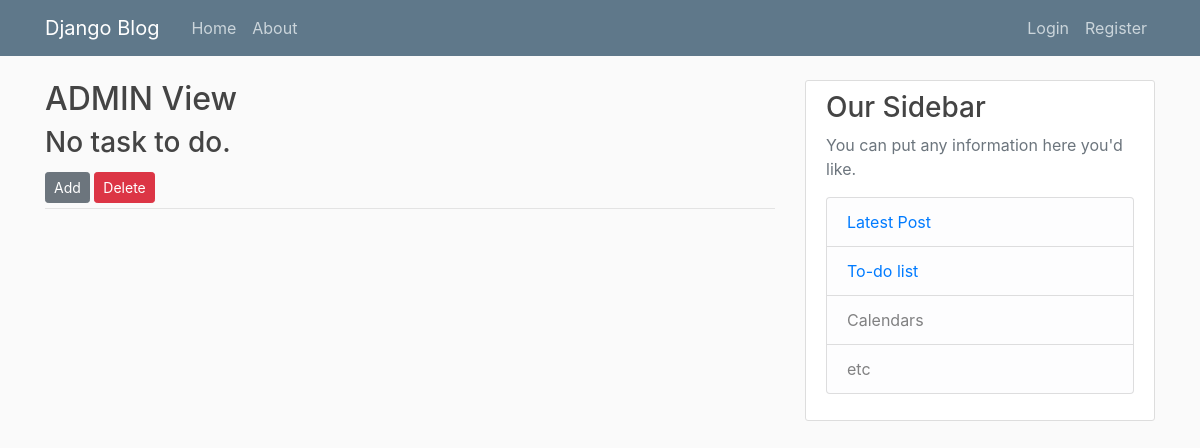
The app's page /todolist/dolist-view/3, older data.
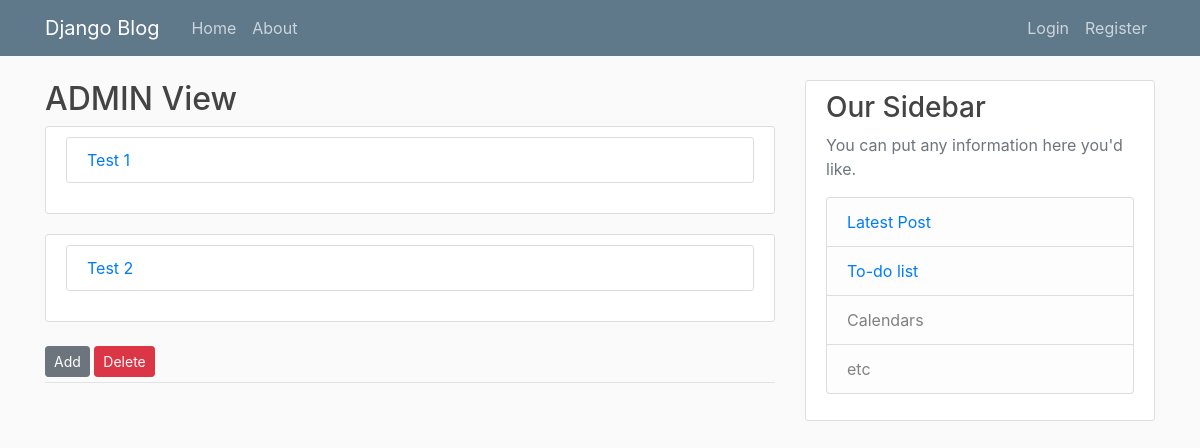
The same page, newer data.
### todolist/models.py (models this page shows, shortened)
class DoList(models.Model):
    todo_list = models.ForeignKey(ToDoList, on_delete=models.CASCADE)
    title = models.CharField(max_length=100)
    description = models.TextField(null=True, blank=True)
    date_created = models.DateField(default=timezone.now)

### todolist/views.py (the view)
# urls.py: path("dolist-view/<str:pk>", views.dolist_view, name="dolist-view"),
def dolist_view(request, pk):
    dolist = DoList.objects.filter(todo_list = pk)
    todolist_id = ToDoList.objects.get(id = pk)
    context = {'list':dolist, 'todolist_id':todolist_id }
    return render(request, 'todolist/dolist_view.html', context)

### todolist/models.py (called while the page is built)
    def __str__(self):
        return self.title

### todolist/templates/todolist/dolist_view.html
{% extends 'main.html' %}
{% block content %}
    <h2>{{ todolist_id }} View</h2>
    {% for list in list %}
        <article class="media content-section">
            <div class="media-body">
                <article class="media content-section">
                    <a href="{% url 'dolist-update' list.id %}">{{ list.title }}</a>
                </article>
            </div>
        </article>
    {% empty %}
        <h3 class="text-mute">No task to do.</h3>
    {% endfor %}
    {% if user == user %}
        <div class="article-metadata">
            <a class="btn btn-secondary btn-sm mt-1 mb-1" href="{% url 'dolist-create' todolist_id %}">Add</a>
            <a class="btn btn-danger btn-sm mt-1 mb-1" href="{% url 'todolist-delete' todolist_id.id %}">Delete</a>
        </div>
    {% endif %}
{% endblock content %}

Row changes from the older to the newer data that the page shows:
added DoList: title "Test 1"
added DoList: title "Test 2"
Text that changed along with them:
text no longer shown: "No task to do."
